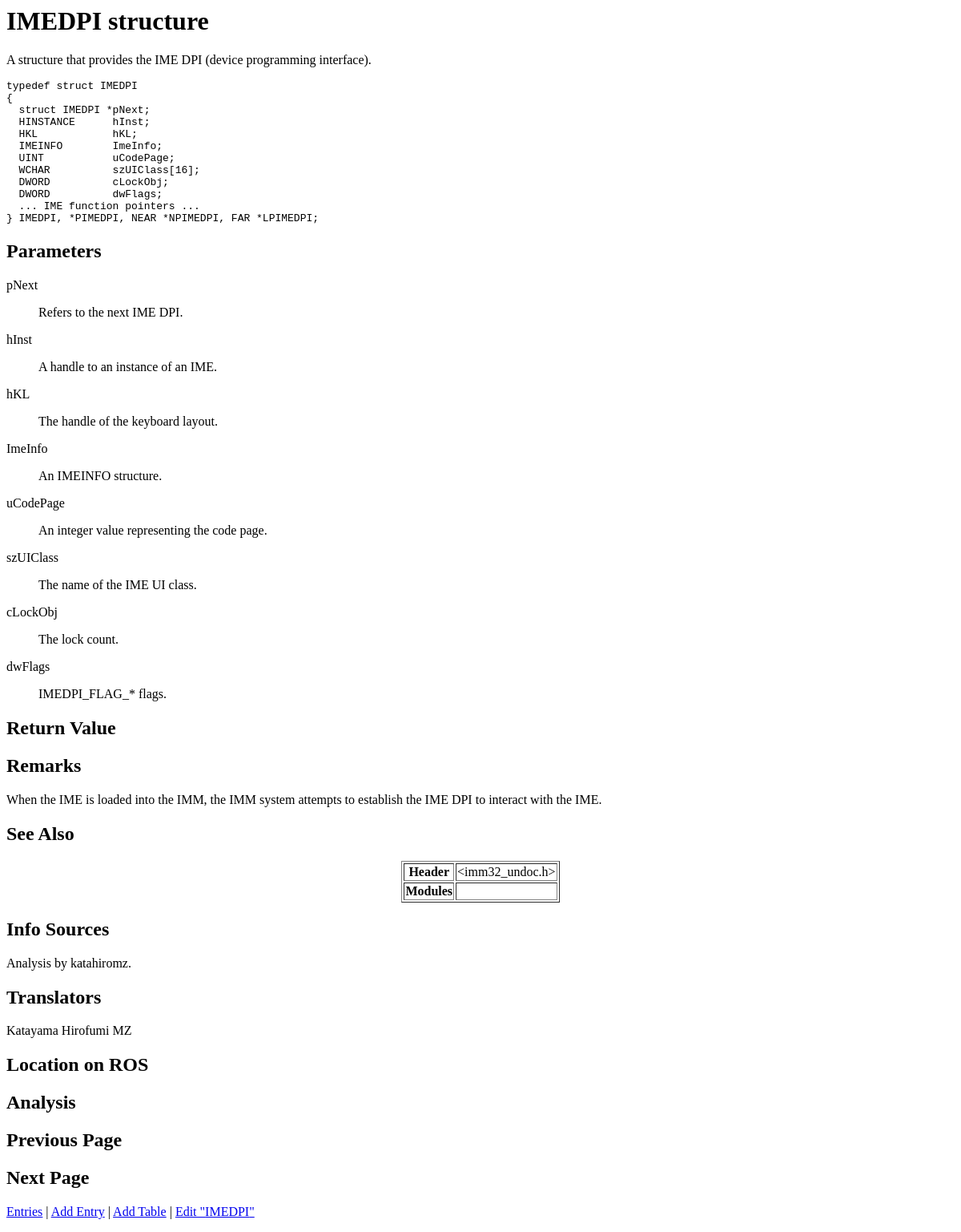
/show_entry.php?entry_name=IMEDPI, run on an earlier commit of the app's database.
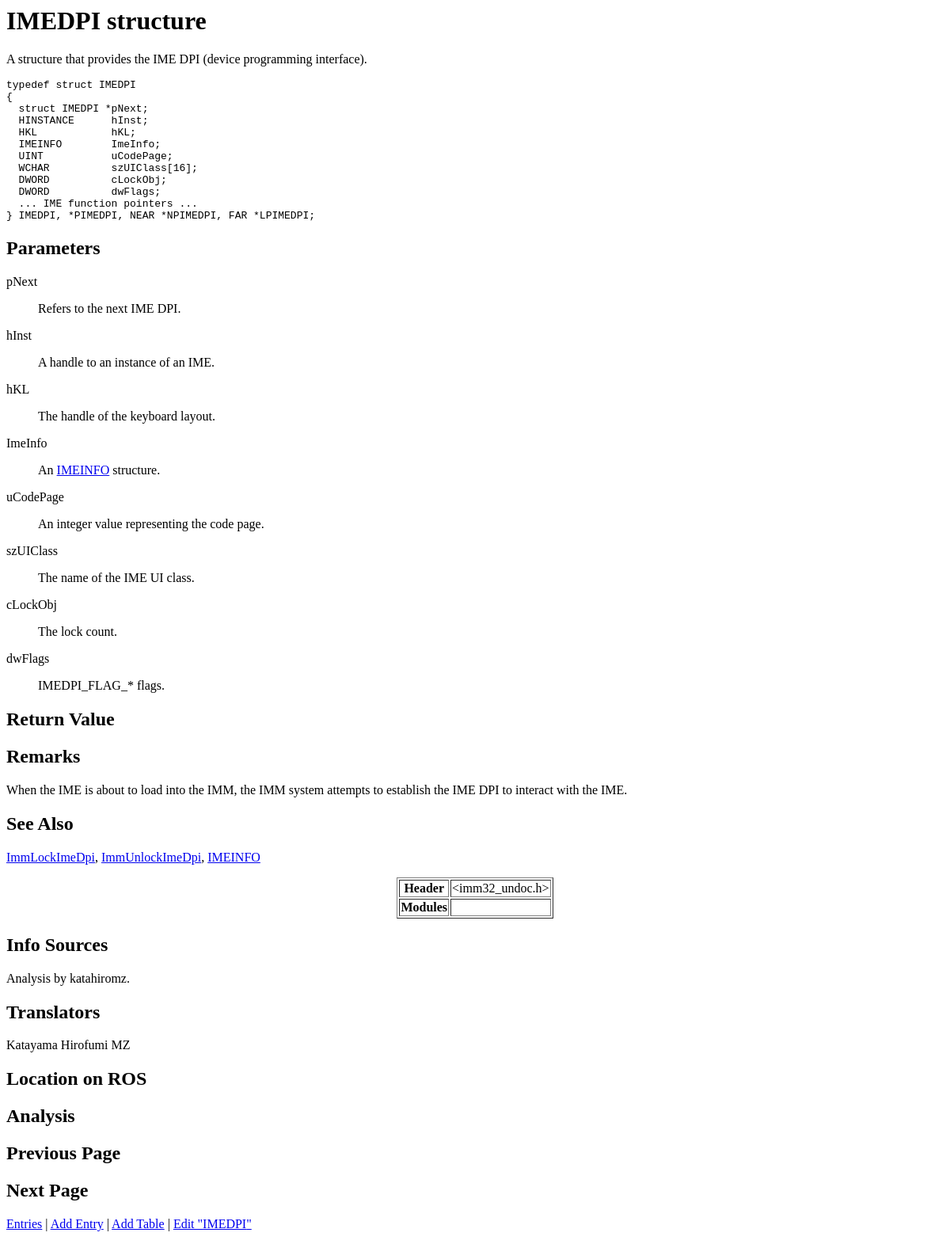
And on a later commit of the database.
### tables this page shows
CREATE TABLE `entries` (
  `entry_name` varchar(60) NOT NULL,
  `entry_type` varchar(32) NOT NULL,
  `description` varchar(8192) DEFAULT NULL,
  `syntax` varchar(2048) DEFAULT NULL,
  `parameters` varchar(2048) DEFAULT NULL,
  `return_value` varchar(1024) DEFAULT NULL,
  `remarks` varchar(4096) DEFAULT NULL,
  `see_also` varchar(2048) DEFAULT NULL,
  `added_time` timestamp NOT NULL DEFAULT current_timestamp(),
  `modified_time` timestamp NOT NULL DEFAULT current_timestamp(),
  `header` varchar(128) DEFAULT NULL,
  `modules` varchar(128) DEFAULT NULL,
  `sources` varchar(256) DEFAULT NULL,
  `translators` varchar(128) DEFAULT NULL,
  `ros_location` varchar(256) DEFAULT NULL,
  `analysis` varchar(512) DEFAULT NULL,
  `prev_page` varchar(64) NOT NULL,
  `next_page` varchar(64) NOT NULL
);

### show_entry.php (the view, shortened to what this page needs)
<?php
function translate($text) {
	return $text;
}
function get_field($name) {
	global $assoc;
	if (isset($assoc) && isset($assoc[$name])) {
		return htmlspecialchars($assoc[$name]);
	}
	return NULL;
}
function get_paragraph($field) {
	$field = preg_replace('/\r\n/', "\n", $field);
	$field = preg_replace('/\n\n\n+/', "\n\n", $field);
	$field = preg_replace('/\n +\n/', "\n\n", $field);
	$paragraphs = explode("\n\n", $field);
	$array = array();
	foreach ($paragraphs as $paragraph) {
		if (preg_match('/^ *\* /', $paragraph)) {
			$items = preg_split('/(^|\n) *\*/', $paragraph);
			array_shift($items);
			$paragraph = "<ul>\n";
			foreach ($items as $item) {
				$paragraph .= "<li>";
				$paragraph .= $item;
				$paragraph .= "</li>\n";
			}
			$paragraph .= "</ul>\n";
		} else if (preg_match('/\[table:([^\]]+)\]/m', $paragraph, $matches)) {
			$paragraph = get_table($matches[1]);
		} else if (preg_match('/&lt;pre&gt;/m', $paragraph, $matches) &&
                   preg_match('/&lt;\/pre&gt;/m', $paragraph, $matches)) {
            $paragraph = str_replace("&lt;pre&gt;", "", $paragraph);
            $paragraph = str_replace("&lt;/pre&gt;", "", $paragraph);
            $paragraph = "<pre>" . $paragraph . "</pre>\n";
		} else {
			$paragraph = "<p>" . $paragraph . "</p>\n";
		}
		$array[] = $paragraph;
	}
	return implode("\n", $array);
}
function get_parameters($name) {
	$value = get_field($name);
	$lines = explode(constant('PARAM_SEP'), $value);
	$a = array();
	foreach ($lines as $line) {
		$a[] = explode(" --- ", $line);
	}
	$str = "<dl>\n";
	foreach ($a as $item) {
		$str .= "<dt>" . $item[0] . "</dt>\n";
		$str .= "<dd>" . get_paragraph($item[1]) . "</dd>\n";
	}
	$str .= "</dl>\n";
	return $str;
}
function get_sources($name) {
	$sources = get_field($name);
	return preg_replace('/^((https?|ftp)(:\/\/[-_.!~*\'()a-zA-Z0-9;\/?:\@&=+\$,%#]+))$/', '<a href="${1}" target="_blank">${1}</a>', $sources);
}
function get_see_also() {
	$see_also = get_field("see_also");
	if ($see_also) {
		$see_also = explode("|", $see_also);
		$a = array();
		foreach ($see_also as $item) {
			$item = trim($item);
			$a[] = "<a href=\"show_entry.php?entry_name=" . $item . "\">" . $item . "</a>";
		}
		return implode(", ", $a);
	}
	return "";
}
function replace_keyword($text) {
	$see_also = get_field("see_also");
	if ($see_also) {
		$see_also = explode("|", $see_also);
		sort($see_also);
		$see_also = array_reverse($see_also);
		foreach ($see_also as $item) {
			$item = trim($item);
			$text = preg_replace("/\\b" . $item . "\\b/",
				'<a href="show_entry.php?entry_name=' . $item . '">' . $item . "</a>",
				$text
			);
		}
	}
	return $text;
}
$names = array(
	'entry_name',
	'entry_type',
	'description',
	'syntax',
	'parameters',
	'return_value',
	'remarks',
	'see_also',
	'header',
	'modules',
	'sources',
	'translators',
	'ros_location',
	'analysis',
	'prev_page',
	'next_page'
);
$mysqli = new mysqli("localhost", "root");
if ($mysqli) {
	$mysqli->set_charset("utf8");
	$mysqli->select_db(constant('DB_NAME'));
	$q = "SELECT ";
	$i = 0;
	foreach ($names as $name) {
		if ($i != 0) {
			$q .= ", ";
		}
		$q .= $name;
		$i++;
	}
	$q .= " FROM entries ";
	$q .= "WHERE entry_name='";
	$q .= $mysqli->real_escape_string($_GET["entry_name"]);
	$q .= "'";
	$result = $mysqli->query($q);
	if ($result) {
		$assoc = $result->fetch_array(MYSQLI_ASSOC);
	} else {
		echo $mysqli->error;
	}
} else {
	echo "cannot connect";
}
?><html><head>
</head>
<body>
<h1><?= translate(get_field("entry_name")) . " " . get_field("entry_type") ?></h1>
<?= replace_keyword(get_paragraph(get_field("description"))) ?>
<pre><?= get_field("syntax") ?></pre>
<h2>Parameters</h2>
<?= replace_keyword(get_parameters("parameters"))  ?>
<h2>Return Value</h2>
<h2>Remarks</h2>
<?= replace_keyword(get_paragraph(get_field("remarks"))) ?>
<h2>See Also</h2>
<p>
	<?= get_see_also() ?>
</p>
<table border="1" align="center">
	<tr>
		<th>Header</th>
		<td><?= get_field("header") ?></td>
	</tr>
	<tr>
		<th>Modules</th>
		<td><?= get_field("modules") ?></td>
	</tr>
</table>
<h2>Info Sources</h2>
<p>
	<?= get_sources("sources") ?>
</p>
<h2>Translators</h2>
<p>
	<?= get_sources("translators") ?>
</p>
<h2>Location on ROS</h2>
<h2>Analysis</h2>
<h2>Previous Page</h2>
<h2>Next Page</h2>
<p>
	<a href="entries.php">Entries</a> |
	<a href="add_entry.php">Add Entry</a> |
	<a href="add_table.php">Add Table</a> |
	<a href="edit_entry.php?entry_name=<?= $_GET["entry_name"] ?>">Edit "<?= $_GET["entry_name"] ?>"</a>
</p>
</body></html>

What changed in the data, as far as the page shows it:
changed entries "IMEDPI": description "…When the IME is loaded into the IMM, the…" → "…When the IME is about to load into the IMM, the…"; see_also (not shown) → "ImmLockImeDpi ImmUnlockImeDpi IMEINFO"
Also different on the page:
get_see_also(): (not shown) → ", ,"
new list line: "ImeInfo An IMEINFO structure."
list line gone: "ImeInfo An IMEINFO structure."
